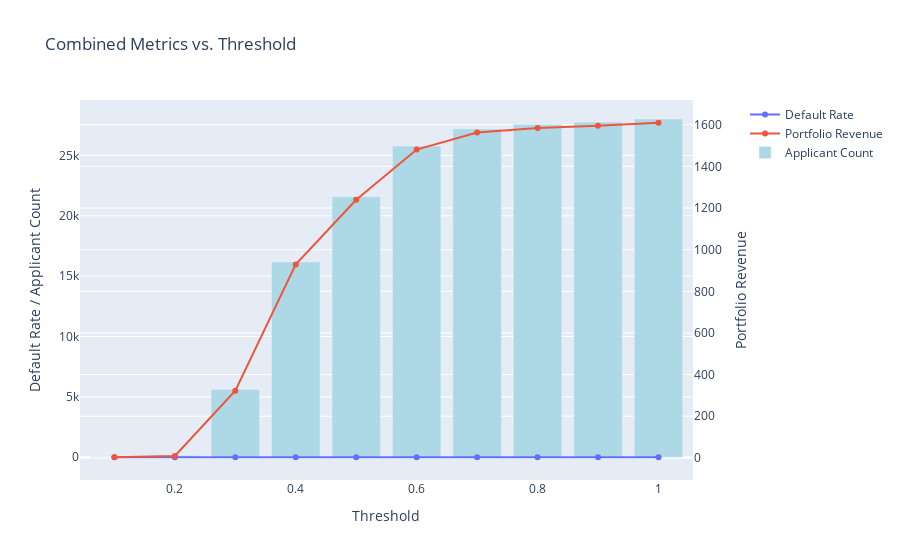

The notebook cell saved with this chart:
### Code cell
plot_combined_metrics(results_df_test2)

### Figure 1 — Plotly figure (JSON) as saved in the notebook; plotly's stock layout.template omitted (floating-point values rounded to 4 significant figures)
{"data": [{"name": "Default Rate", "type": "scatter", "x": [0.1, 0.2, 0.3, 0.4, 0.5, 0.6, 0.7, 0.8, 0.9, 1], "xaxis": "x", "y": [0.2157, 0.1419, 0.01176, 0.04162, 0.117, 0.2068, 0.2416, 0.251, 0.2559, 0.2619], "yaxis": "y"}, {"name": "Portfolio Revenue", "type": "scatter", "x": [0.1, 0.2, 0.3, 0.4, 0.5, 0.6, 0.7, 0.8, 0.9, 1], "xaxis": "x", "y": [2.93, 8.906, 322.5, 929.3, 1239.0, 1481.0, 1563.0, 1584.0, 1595.0, 1610.0], "yaxis": "y2"}, {"marker": {"color": "lightblue"}, "name": "Applicant Count", "type": "bar", "x": [0.1, 0.2, 0.3, 0.4, 0.5, 0.6, 0.7, 0.8, 0.9, 1], "xaxis": "x", "y": [51, 155, 5613, 16172, 21570, 25774, 27195, 27566, 27756, 28014], "yaxis": "y"}], "layout": {"autosize": true, "title": {"text": "Combined Metrics vs. Threshold"}, "xaxis": {"anchor": "y", "autorange": true, "domain": [0, 0.94], "range": [0.04467, 1.055], "title": {"text": "Threshold"}, "type": "linear"}, "yaxis": {"anchor": "x", "autorange": true, "domain": [0, 1], "range": [-2257.0, 29610.0], "title": {"text": "Default Rate / Applicant Count"}, "type": "linear"}, "yaxis2": {"anchor": "x", "autorange": true, "overlaying": "y", "range": [-129.7, 1742.0], "side": "right", "title": {"text": "Portfolio Revenue"}, "type": "linear"}}}
